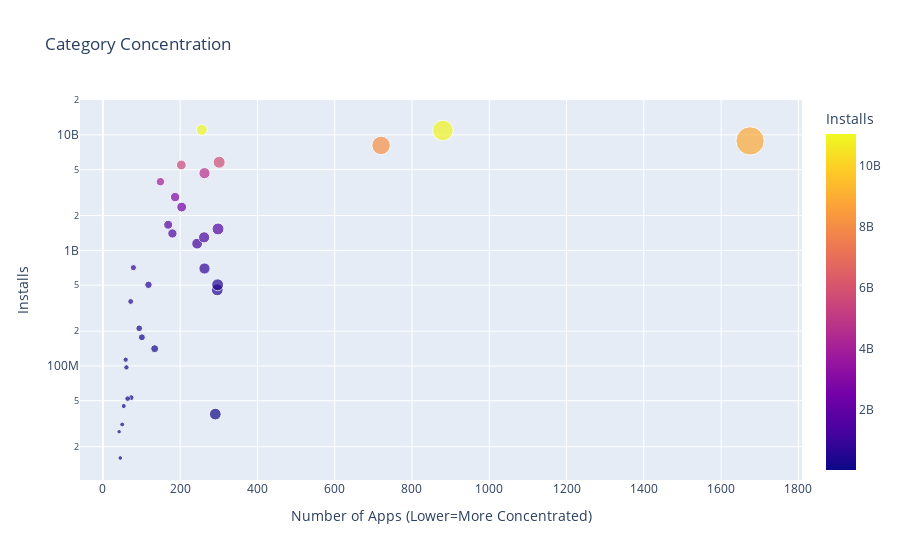

Source (notebook cell):
### Code cell
scat = px.scatter(df_merged, x='App_count', y='Installs', color="Installs",
                 size='App_count', hover_name=df_merged.index, title='Category Concentration',)
scat.update_layout(xaxis_title="Number of Apps (Lower=More Concentrated)",
                      yaxis_title="Installs",
                      yaxis=dict(type='log'))
scat.show()

### Figure 1 — Plotly figure (JSON) as saved in the notebook; plotly's stock layout.template omitted (floating-point values rounded to 4 significant figures)
{"data": [{"hovertemplate": "<b>%{hovertext}</b><br><br>App_count=%{marker.size}<br>Installs=%{marker.color}<extra></extra>", "hovertext": ["ART_AND_DESIGN", "AUTO_AND_VEHICLES", "BEAUTY", "BOOKS_AND_REFERENCE", "BUSINESS", "COMICS", "COMMUNICATION", "DATING", "EDUCATION", "ENTERTAINMENT", "EVENTS", "FAMILY", "FINANCE", "FOOD_AND_DRINK", "GAME", "HEALTH_AND_FITNESS", "HOUSE_AND_HOME", "LIBRARIES_AND_DEMO", "LIFESTYLE", "MAPS_AND_NAVIGATION", "MEDICAL", "NEWS_AND_MAGAZINES", "PARENTING", "PERSONALIZATION", "PHOTOGRAPHY", "PRODUCTIVITY", "SHOPPING", "SOCIAL", "SPORTS", "TOOLS", "TRAVEL_AND_LOCAL", "VIDEO_PLAYERS", "WEATHER"], "legendgroup": "", "marker": {"color": [113233100, 53129800, 26916200, 1665791655, 697018120, 44931100, 11038241530, 140912410, 176851000, 708660000, 15949410, 8859955490, 455249400, 211677750, 10912762717, 1144006220, 97072000, 52083000, 503611120, 503267560, 38252676, 2369110650, 31116110, 1532352930, 4658143130, 5793070180, 1400331540, 5487841475, 1296431465, 8100724500, 2894859300, 3931797200, 361096500], "coloraxis": "coloraxis", "size": [59, 73, 42, 169, 263, 54, 256, 134, 101, 79, 45, 1675, 296, 94, 880, 244, 61, 64, 297, 118, 291, 204, 50, 298, 263, 301, 180, 203, 262, 720, 187, 149, 72], "sizemode": "area", "sizeref": 4.188, "symbol": "circle"}, "mode": "markers", "name": "", "orientation": "v", "showlegend": false, "type": "scatter", "x": [59, 73, 42, 169, 263, 54, 256, 134, 101, 79, 45, 1675, 296, 94, 880, 244, 61, 64, 297, 118, 291, 204, 50, 298, 263, 301, 180, 203, 262, 720, 187, 149, 72], "xaxis": "x", "y": [113233100, 53129800, 26916200, 1665791655, 697018120, 44931100, 11038241530, 140912410, 176851000, 708660000, 15949410, 8859955490, 455249400, 211677750, 10912762717, 1144006220, 97072000, 52083000, 503611120, 503267560, 38252676, 2369110650, 31116110, 1532352930, 4658143130, 5793070180, 1400331540, 5487841475, 1296431465, 8100724500, 2894859300, 3931797200, 361096500], "yaxis": "y"}], "layout": {"coloraxis": {"colorbar": {"title": {"text": "Installs"}}, "colorscale": [[0, "#0d0887"], [0.1111, "#46039f"], [0.2222, "#7201a8"], [0.3333, "#9c179e"], [0.4444, "#bd3786"], [0.5556, "#d8576b"], [0.6667, "#ed7953"], [0.7778, "#fb9f3a"], [0.8889, "#fdca26"], [1, "#f0f921"]]}, "legend": {"itemsizing": "constant", "tracegroupgap": 0}, "title": {"text": "Category Concentration"}, "xaxis": {"anchor": "y", "domain": [0, 1], "title": {"text": "Number of Apps (Lower=More Concentrated)"}}, "yaxis": {"anchor": "x", "domain": [0, 1], "title": {"text": "Installs"}, "type": "log"}}}
